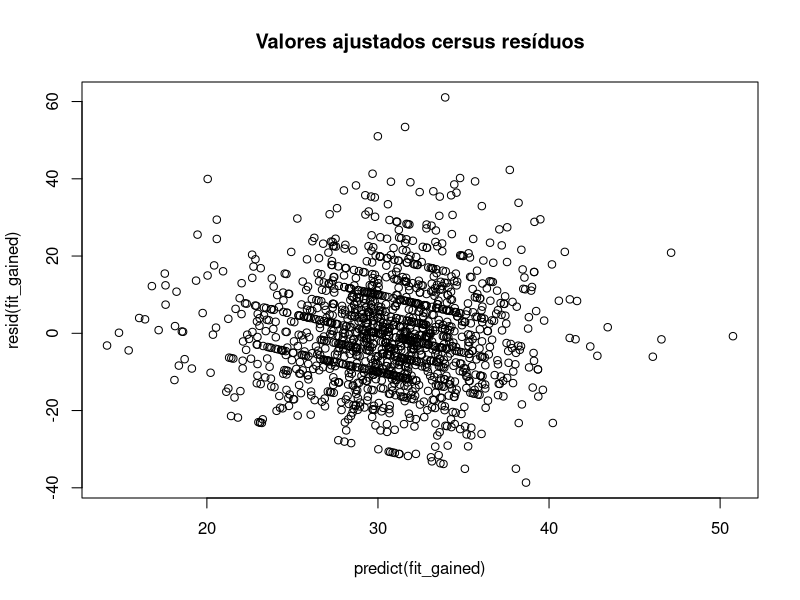

This figure's R source:
## ---- chunk 1
knitr::opts_chunk$set(echo = TRUE)
## ---- chunk 2
# bloco de código - item a
library(readr)
# NCbirths <- read_csv("NCbirths.csv", col_types = cols(Marital = col_factor(levels = c("1", 
#     "2")), Plural = col_factor(levels = c("1", 
#     "2", "3")), Sex = col_factor(levels = c("1", 
#     "2")), Smoke = col_factor(levels = c("1", 
#     "2")), X1 = col_skip()))
# View(NCbirths)

NCbirths = read.csv("NCbirths.csv")
str(NCbirths)
summary(NCbirths)
## ---- chunk 3
summary(NCbirths[NCbirths$MomRace=="hispanic",])
summary(NCbirths[NCbirths$RaceMom=="Japanese",])
## ---- chunk 4
summary(NCbirths[NCbirths$Low == "Y", c("BirthWeightOz", "BirthWeightGm")])
summary(NCbirths[NCbirths$Low == "N", c("BirthWeightOz", "BirthWeightGm")])
## ---- chunk 5
col.sums = colSums(is.na(NCbirths))
col.sums[col.sums>0]  # Verificação programática de quais colunas têm NAs

NCbirths<- cbind(NCbirths, somaNulos = rowSums(is.na(NCbirths)))
NCB_NAs = NCbirths[NCbirths$somaNulos > 0,]

## ---- chunk 6
# Fatorizar o que der
NCbirths$X <- NULL
NCbirths$ID <- NULL  
NCbirths$Plural <- factor(NCbirths$Plural, levels=c(1,2,3), labels=c('Single', 'Twins', 'Triplets'))
NCbirths$Sex <- factor(NCbirths$Sex, levels=c(1,2), labels=c("M", "F"))
NCbirths$Marital <- factor(NCbirths$Marital, labels=c("Married", "Not Married"))
NCbirths$RaceMom <- factor(NCbirths$RaceMom, levels=c(1,2,3,4,5,7,8),  # There's no Hawaiian in this base
                           labels=c(
                             "White",
                             "Black",
                             "AmericanIndian",
                             "Chinese",
                             "Hispanic",  # Era "Japanese", mas foi reconsiderado
                             # "Hawaiian",  # Não foram encontrados registros
                             "Filipino",
                             "OtherAsianOrPacific"
                           ))
# TODO: Check race assignments more thoroughly

NCbirths$Smoke <- factor(NCbirths$Smoke, labels = c('N', 'Y'))  # Cuidado com os NAs
NCbirths$HispMom <- factor(NCbirths$HispMom)
NCbirths$Premie <- factor(NCbirths$Premie, labels=c("N", "Y"))
NCbirths$Low <- factor(NCbirths$Low, labels=c("N", "Y"))

## ---- chunk 7
# bloco de código - item b

summary(NCbirths$BirthWeightGm/NCbirths$BirthWeightOz)
if (mean(NCbirths$BirthWeightGm/NCbirths$BirthWeightOz)/max(NCbirths$BirthWeightGm/NCbirths$BirthWeightOz) != 1 ) {
  error("Há um erro de conversão entre Oz e g")
} else {
  if (max(NCbirths$BirthWeightGm/NCbirths$BirthWeightOz) == 28.35)  {
    print("Todas as conversões de unidade estão corretas")
  } else {
    print("Embora consistentes, as conversões não estão corretas")
  }
}


## ---- chunk 8

fit_gained = lm(Gained ~ ., data=NCbirths)
summary(fit_gained)

## ---- chunk 9
# bloco de código - item c
plot(predict(fit_gained), resid(fit_gained), data=NCbirths,
     main="Valores ajustados cersus resíduos")


## ---- chunk 10
# bloco de código - item d



## ---- chunk 11
# bloco de código - item e
